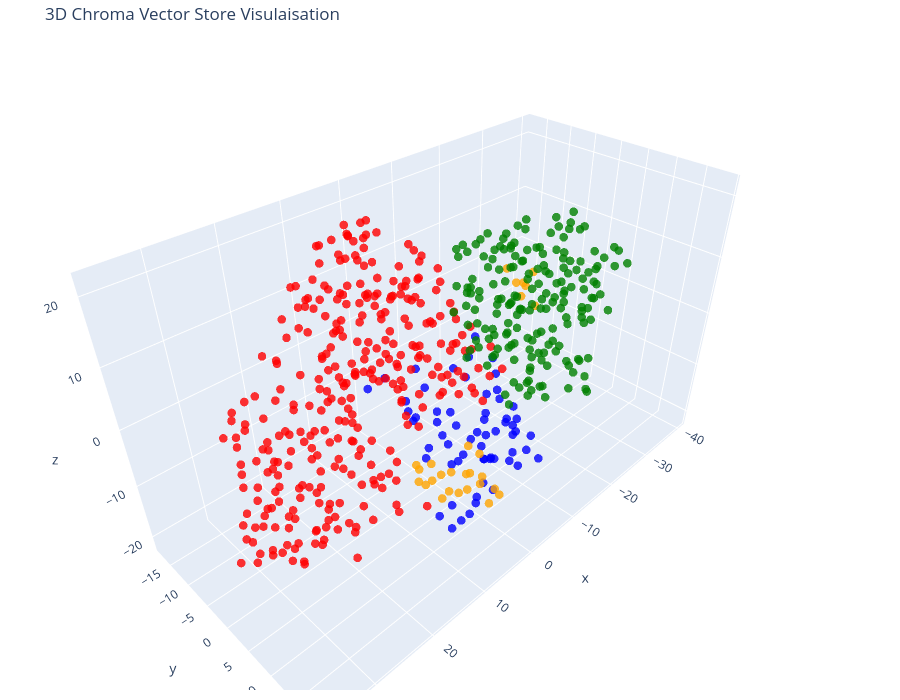

Notebook source saved alongside this figure:
### Code cell
tsne = TSNE(n_components=3, random_state=42)
reduced_vectors = tsne.fit_transform(vectors)

fig = go.Figure(data=[go.Scatter3d(
    x=reduced_vectors[:, 0],
    y=reduced_vectors[:, 1],
    z=reduced_vectors[:, 2],
    mode='markers',
    marker=dict(size=5, color=colors, opacity=0.8),
    text=[f"Type: {t}<br>Text: {d[:100]}..." for t, d in zip(doc_types, documents)],
    hoverinfo='text'
)])

fig.update_layout(title='3D Chroma Vector Store Visulaisation',
    scene=dict(xaxis_title='x', yaxis_title='y', zaxis_title='z'),
    width=900,
    height=700,
    margin=dict(r=20, b=10, l=10, t=40)
)

fig.show()

### Figure 1 — Plotly figure (JSON) as saved in the notebook; plotly's stock layout.template omitted (floating-point values rounded to 4 significant figures; data arrays with more than 128 entries replaced by an {"elided": "..."} marker saying what was removed)
{"data": [{"hoverinfo": "text", "marker": {"color": {"elided": "582 str values"}, "opacity": 0.8, "size": 5}, "mode": "markers", "text": {"elided": "582 str values"}, "type": "scatter3d", "x": {"elided": "582 float values"}, "y": {"elided": "582 float values"}, "z": {"elided": "582 float values"}}], "layout": {"height": 700, "margin": {"b": 10, "l": 10, "r": 20, "t": 40}, "scene": {"xaxis": {"title": {"text": "x"}}, "yaxis": {"title": {"text": "y"}}, "zaxis": {"title": {"text": "z"}}}, "title": {"text": "3D Chroma Vector Store Visulaisation"}, "width": 900}}
